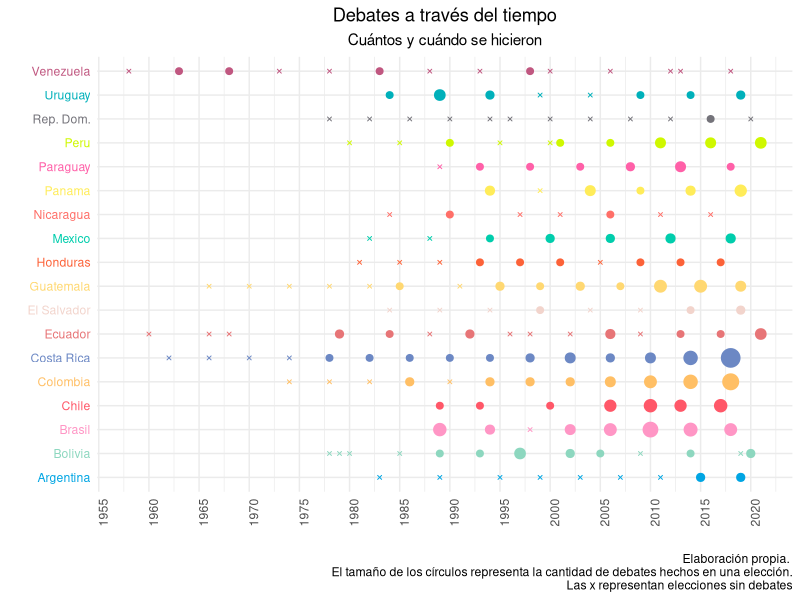
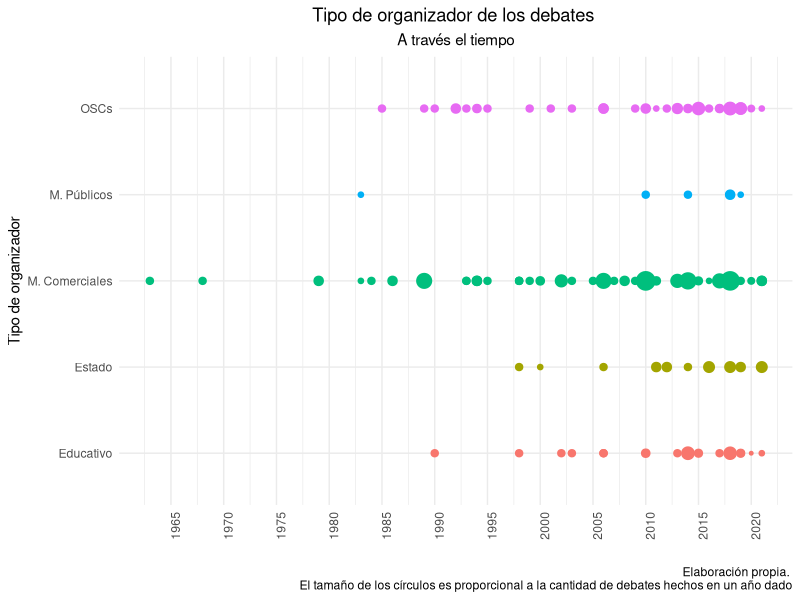
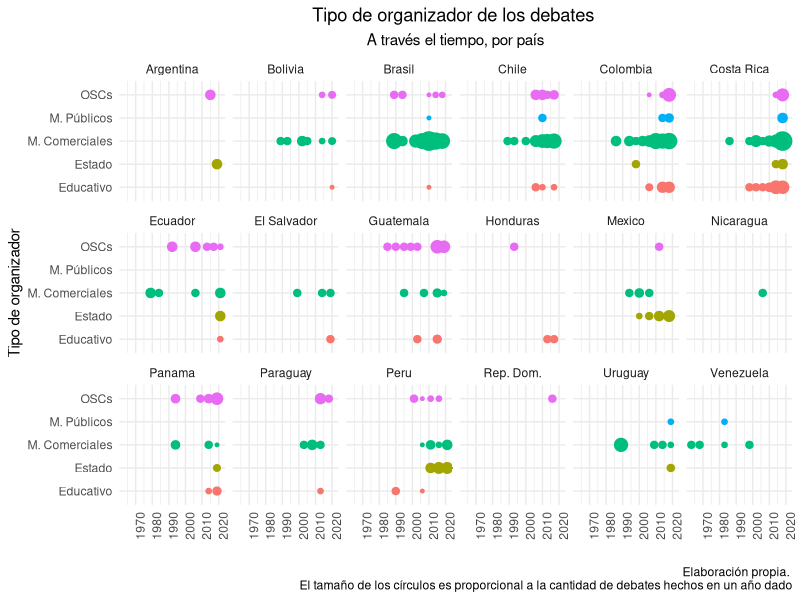
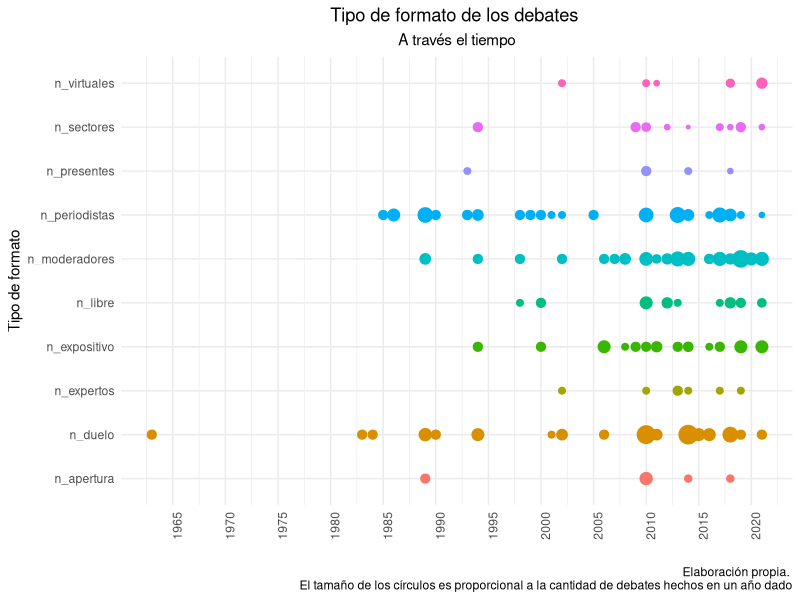
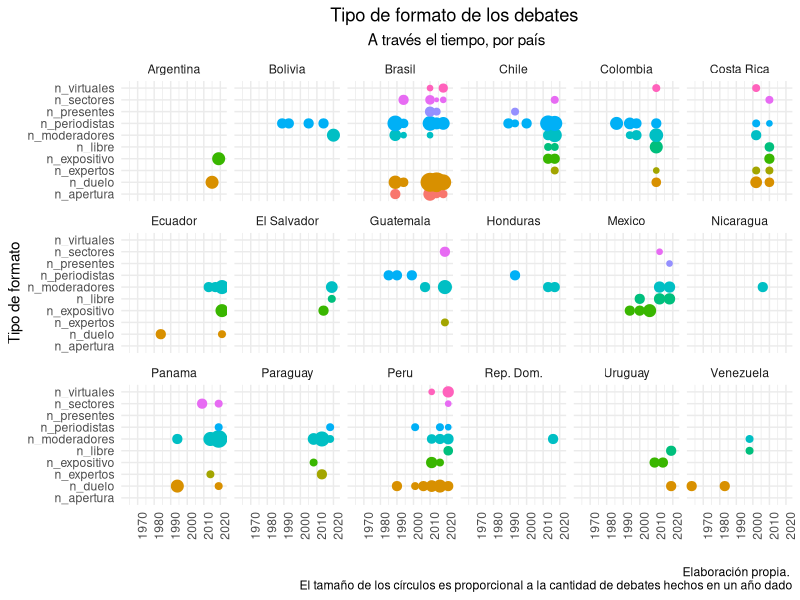
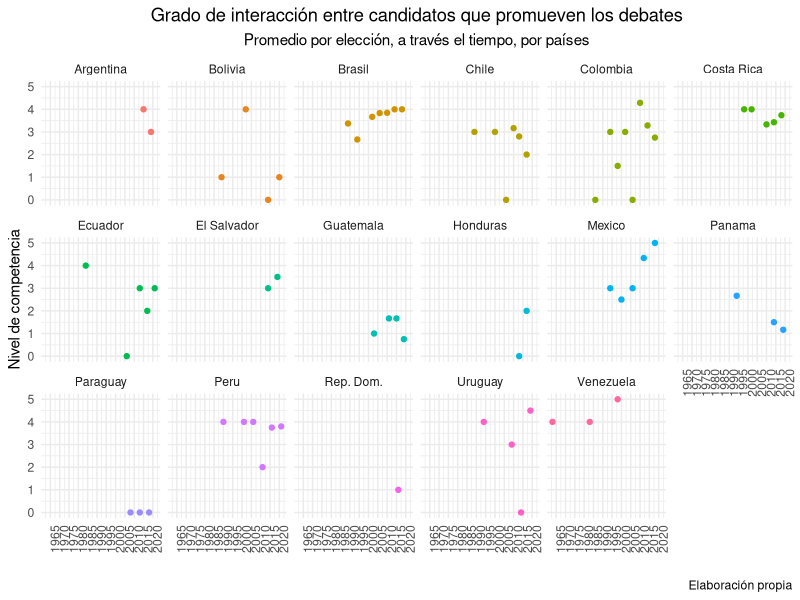
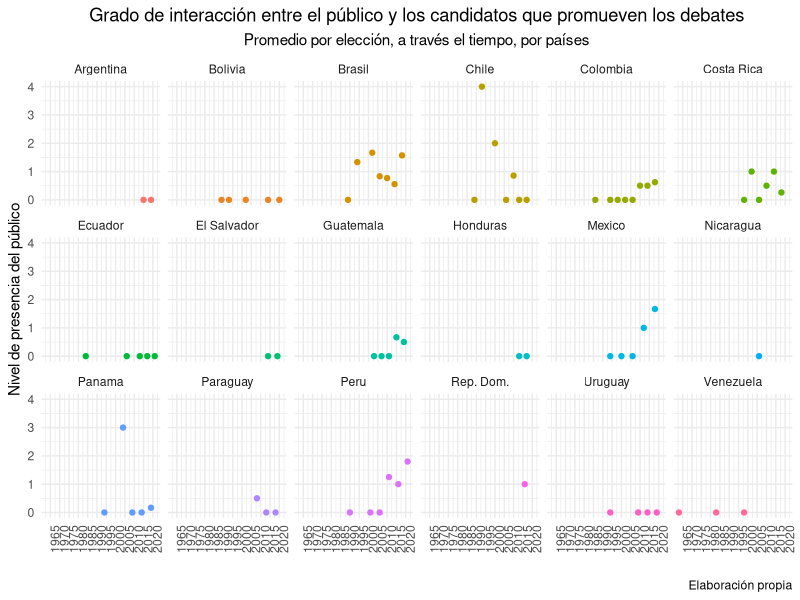
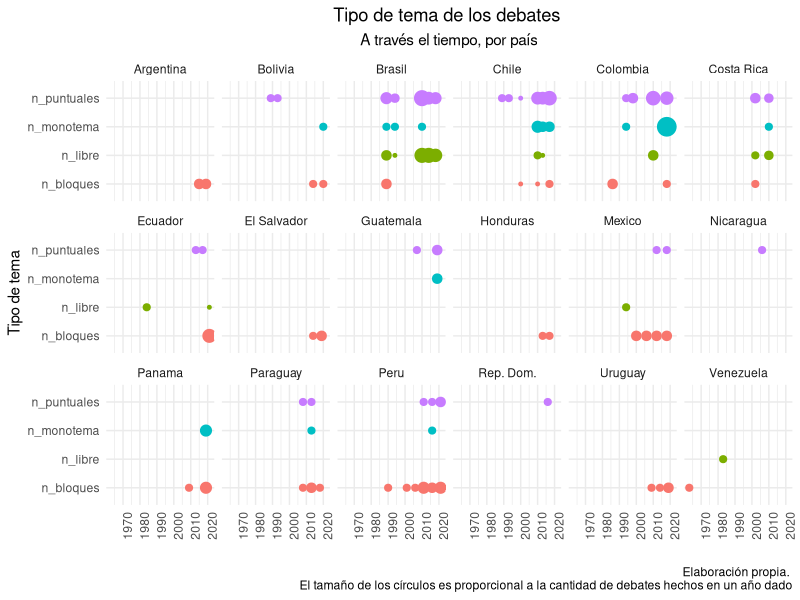

Source code (R) for these figures, in order:
## ---- chunk 1
require(knitr)
knitr::opts_chunk$set(echo = TRUE, message=FALSE, warning=FALSE, tidy.opts=list(width.cutoff=80), tidy=TRUE, fig.width=7, fig.height=4) 
## ---- chunk 2
# preparamos datos

# usaremos las siguientes librerías

library(tidyverse)
library(ggforce)

# traemos nuestras bases:

# base con datos por debate
base <- readxl::read_xlsx("base_finalv1.xlsx") 
# base auxiliar: años que hubo elecciones por país
elecciones <-  readxl::read_xlsx("base_elecciones.xlsx") 



## ---- chunk 3
# preparamos datos

debates_año_pais <- base %>% 
  group_by(ncat_eleccion, cat_pais) %>% 
  summarise(n_debates_año_pais = n())

base_años <- elecciones %>% 
  left_join(debates_año_pais) %>% 
  mutate( debates_dico = !is.na(n_debates_año_pais))

base_años$n_debates_año_pais <- base_años$n_debates_año_pais %>% replace_na(0)

## ---- chunk 4
# graficamos  
cols_18 <- c("#00A5E3","#8DD7BF","#FF96C5","#FF5768", "#FFBF65",
             "#6C88C4","#E77577", "#F2D4CC", "#FFD872", "#FC6238",
             "#00CDAC","#FF6F68", "#FFEC59","#FF60A8","#CFF800",
             "#74737A", "#00B0BA", "#C05780")

plot_point_anual <- ggplot(base_años %>% 
                             mutate(cat_pais = str_replace(cat_pais,"Republica Dominicana", "Rep. Dom.")), 
                           aes(ncat_eleccion, cat_pais , size= n_debates_año_pais, colour = cat_pais, shape = debates_dico))  +
  scale_shape_manual(values=c("FALSE" = 4, "TRUE" = 19)) +
  geom_point() + 
  scale_colour_manual(values = cols_18 ) +
  theme_minimal() +
  theme(legend.position = "none",
        plot.title = element_text(hjust = 0.5),
        plot.subtitle = element_text(hjust = 0.5),
        axis.text.x = element_text(angle = 90),
        axis.text.y = element_text(colour= cols_18 )) +
  scale_x_continuous(breaks = seq(1955,2021,5)) +
  labs(x = "", y = "",
       title = "Debates a través del tiempo",
       subtitle = "Cuántos y cuándo se hicieron",
       caption = "Elaboración propia. 
       El tamaño de los círculos representa la cantidad de debates hechos en una elección.
       Las x representan elecciones sin debates")

plot_point_anual
## ---- chunk 5
# Preparamos los datos

# calculamos, como dijimos, el aporte de cada tipo de organizador a un debate
tipos_organizadores <- base %>% 
  mutate(
    pr_mmc = as.logical(dico_org_mmc)/n_catorganizador  ,
    pr_mmp = as.logical(dico_org_mmp)/n_catorganizador  ,
    pr_estado =  as.logical(dico_org_estado)/n_catorganizador  ,
    pr_educ =  as.logical(dico_org_educ)/n_catorganizador ,
    pr_osc =  as.logical(dico_org_osc)/n_catorganizador  )

# cálculo sumarizado por país y elección
tipos_organizadores_año_pais <- tipos_organizadores %>% 
  group_by(ncat_eleccion, cat_pais) %>% 
  summarise(n_mmc = sum(pr_mmc) ,
            n_mmp = sum(pr_mmp) ,
            n_estado = sum(pr_estado) ,
            n_educ = sum(pr_educ) ,
            n_osc = sum(pr_osc) ,
            tot_debates_año_pais = n()) 

# pasamos data a long
tipos_organizadores_año_pais <-  tipos_organizadores_año_pais %>% 
  dplyr::rename(cat_eleccion = ncat_eleccion) %>% 
  pivot_longer(cols = starts_with("n"),
               names_to = "tipo_org",
               values_to = "org_peso")  
## ---- chunk 6
# graficamos

# para comparar dos etapas
tipos_organizadores_ev_anual <- tipos_organizadores_año_pais %>% 
  subset( org_peso > 0 ) %>% 
  ggplot(aes(cat_eleccion, tipo_org, colour = tipo_org, size= org_peso))  +
  geom_point() +
  theme_minimal() +
  theme(legend.position = "none",
        plot.title = element_text(hjust = 0.5),
        plot.subtitle = element_text(hjust = 0.5),
        axis.text.x = element_text(angle = 90)) +
  scale_x_continuous(breaks = seq(1955,2021,5)) +
  scale_y_discrete(labels = c("Educativo","Estado", "M. Comerciales", "M. Públicos","OSCs" )) +
  labs(x = "",
       y = "Tipo de organizador",
       title = "Tipo de organizador de los debates ",
       subtitle = "A través el tiempo",
       caption = "Elaboración propia. 
       El tamaño de los círculos es proporcional a la cantidad de debates hechos en un año dado")  

tipos_organizadores_ev_anual

## ---- chunk 7
# graficamos

# Para comparar entre paises
tipos_organizadores_ev_anual_pais <- tipos_organizadores_año_pais %>% 
  mutate(cat_pais = str_replace(cat_pais,"Republica Dominicana", "Rep. Dom.")) %>% 
  subset( org_peso > 0 ) %>% 
  ggplot(aes(cat_eleccion, tipo_org, colour = tipo_org, size= org_peso))  +
  geom_point() +
  facet_wrap( ~ cat_pais, ncol = 6) +
  theme_minimal() +
  theme(legend.position = "none",
        plot.title = element_text(hjust = 0.5),
        plot.subtitle = element_text(hjust = 0.5),
        axis.text.x = element_text(angle = 90)) +
  scale_x_continuous(breaks = seq(1950,2021,10)) +
  scale_y_discrete(labels = c("Educativo","Estado", "M. Comerciales", "M. Públicos","OSCs" )) +
  labs(x = "",
       y = "Tipo de organizador",
       title = "Tipo de organizador de los debates ",
       subtitle = "A través el tiempo, por país",
       caption = "Elaboración propia. 
       El tamaño de los círculos es proporcional a la cantidad de debates hechos en un año dado")

tipos_organizadores_ev_anual_pais 

## ---- chunk 8

# primero preparamos los datos 

# calculamos, como dijimos, el aporte de cada tipo de organizador a un debate

tipos_formatos <- base %>% # primero algunas transformaciones de los datos
  # no nos salió hacerlo automáticamente, procedemos por categoría
  # mutate_at(vars(contains('dico_foramto')), as.logical)
  mutate( dico_formato_apertura = as.logical(dico_formato_apertura),
          dico_formato_duelo = as.logical(dico_formato_duelo),
          dico_formato_expertos = as.logical(dico_formato_expertos),
          dico_formato_libre = as.logical(dico_formato_libre),
          dico_formato_moderadores = as.logical(dico_formato_moderadores),
          dico_formato_periodistas = as.logical(dico_formato_periodistas),
          dico_formato_presentes = as.logical(dico_formato_presentes),
          dico_formato_sectores = as.logical(dico_formato_sectores),
          dico_formato_virtuales = as.logical(dico_formato_virtuales),
          dico_formato_expositivo = str_detect(cat_formato, "expositivo"), # ups me había faltado contabilizar
          n_catformatos = dico_formato_apertura +
            dico_formato_duelo +
            dico_formato_expertos +
            dico_formato_libre +
            dico_formato_moderadores + 
            dico_formato_periodistas + 
            dico_formato_presentes +
            dico_formato_sectores + 
            dico_formato_virtuales +
            dico_formato_expositivo)  %>% 
  mutate(  # ahora sí calculamos proporciones
    pr_apertura = dico_formato_apertura/n_catformatos,
    pr_duelo = dico_formato_duelo/n_catformatos,
    pr_expertos =   dico_formato_expertos/n_catformatos,
    pr_libre =   dico_formato_libre/n_catformatos,
    pr_moderadores =   dico_formato_moderadores/n_catformatos,
    pr_periodistas =   dico_formato_periodistas/n_catformatos, 
    pr_presentes =   dico_formato_presentes/n_catformatos,
    pr_sectores =   dico_formato_sectores/n_catformatos, 
    pr_virtuales =   dico_formato_virtuales/n_catformatos,
    pr_expositivo =   dico_formato_expositivo/n_catformatos )
# nota/ pendiente: ver manera de hacer esto más automático

# cálculo sumarizado por país y elección
tipos_formatos_año_pais <- tipos_formatos %>% 
  group_by(ncat_eleccion, cat_pais) %>% 
  summarise(n_apertura = sum(pr_apertura),
            n_duelo = sum(pr_duelo),
            n_expertos = sum(pr_expertos),
            n_libre = sum(pr_libre),
            n_moderadores = sum(pr_moderadores),
            n_periodistas = sum(pr_periodistas), 
            n_presentes = sum(pr_presentes),
            n_sectores = sum(pr_sectores),
            n_virtuales = sum(pr_virtuales),
            n_expositivo = sum(pr_expositivo),
            tot_debates_año_pais = n())

# pasamos data a long
tipos_formatos_año_pais <-  tipos_formatos_año_pais %>% 
  dplyr::rename(cat_eleccion = ncat_eleccion) %>% 
  pivot_longer(cols = starts_with("n"),
               names_to = "tipo_formato",
               values_to = "formato_peso")
## ---- chunk 9
# Gráfico para comparar etapas

tipos_formatos_ev_anual <- tipos_formatos_año_pais %>% 
  subset( formato_peso > 0 ) %>% 
  ggplot(aes(cat_eleccion, tipo_formato, colour = tipo_formato, size= formato_peso))  +
  geom_point() +
  theme_minimal() +
  theme(legend.position = "none",
        plot.title = element_text(hjust = 0.5),
        plot.subtitle = element_text(hjust = 0.5),
        axis.text.x = element_text(angle = 90)) +
  scale_x_continuous(breaks = seq(1955,2021,5)) +
  #scale_y_discrete(labels = c("Educativo","Estado", "M. Comerciales", "M. Públicos","OSCs" )) +
  labs(x = "",
       y = "Tipo de formato",
       title = "Tipo de formato de los debates ",
       subtitle = "A través el tiempo",
       caption = "Elaboración propia. 
       El tamaño de los círculos es proporcional a la cantidad de debates hechos en un año dado") 

tipos_formatos_ev_anual

## ---- chunk 10
# gráfico

# para comparar entre paises
tipos_formatos_ev_anual_pais <- tipos_formatos_año_pais %>% 
  mutate(cat_pais = str_replace(cat_pais,"Republica Dominicana", "Rep. Dom.")) %>% 
  subset( formato_peso > 0 ) %>% 
  ggplot(aes(cat_eleccion, tipo_formato, colour = tipo_formato, size= formato_peso))  +
  geom_point() +
  facet_wrap( ~ cat_pais, ncol = 6) +
  theme_minimal() +
  theme(legend.position = "none",
        plot.title = element_text(hjust = 0.5),
        plot.subtitle = element_text(hjust = 0.5),
        axis.text.x = element_text(angle = 90)) +
  scale_x_continuous(breaks = seq(1950,2021,10)) +
  labs(x = "",
       y = "Tipo de formato",
       title = "Tipo de formato de los debates ",
       subtitle = "A través el tiempo, por país",
       caption = "Elaboración propia. 
       El tamaño de los círculos es proporcional a la cantidad de debates hechos en un año dado")

tipos_formatos_ev_anual_pais

## ---- chunk 11

# Evolución de grado de competencia entre candidatos a través del tiempo

competencia_candidatos <- base %>% 
  mutate(ncat_competencia = as.numeric(ncat_competencia)) %>% 
  select(ncat_eleccion, cat_pais, ncat_competencia)

competencia_candidatos_annualmean <- competencia_candidatos %>% 
  na.omit() %>% 
  group_by(ncat_eleccion, cat_pais) %>% 
  summarise(promedio_competencia = mean(ncat_competencia))


plot_competencia_candidatos <- competencia_candidatos_annualmean %>% 
  mutate(cat_pais = str_replace(cat_pais,"Republica Dominicana", "Rep. Dom.")) %>% 
  ggplot(aes(ncat_eleccion, promedio_competencia, colour = cat_pais)) +
  geom_point() +
  facet_wrap( ~ cat_pais, ncol = 6) +
  theme_minimal() +
  theme(legend.position = "none",
        plot.title = element_text(hjust = 0.5),
        plot.subtitle = element_text(hjust = 0.5),
        axis.text.x = element_text(angle = 90)) +
  scale_x_continuous(breaks = seq(1955,2021,5)) +
  #scale_y_discrete(labels = c("Educativo","Estado", "M. Comerciales", "M. Públicos","OSCs" )) +
  labs(x = "",
       y = "Nivel de competencia",
       title = "Grado de interacción entre candidatos que promueven los debates",
       subtitle = "Promedio por elección, a través el tiempo, por países",
       caption = "Elaboración propia")  

plot_competencia_candidatos 
## ---- chunk 12
# Evolución de grado de presencia del público a través del tiempo

presencia_publico <- base %>% 
  mutate(ncat_ppac = as.numeric(ncat_ppac)) %>% 
  select(ncat_eleccion, cat_pais, ncat_ppac)

presencia_publico_annualmean <- presencia_publico %>% 
  na.omit() %>% 
  group_by(ncat_eleccion, cat_pais) %>% 
  summarise(promedio_presencia = mean(ncat_ppac))


plot_presencia_publico <- presencia_publico_annualmean %>% 
  mutate(cat_pais = str_replace(cat_pais,"Republica Dominicana", "Rep. Dom.")) %>%
  ggplot(aes(ncat_eleccion, promedio_presencia, colour = cat_pais)) +
  geom_point() +
  facet_wrap( ~ cat_pais, ncol = 6) +
  theme_minimal() +
  theme(legend.position = "none",
        plot.title = element_text(hjust = 0.5),
        plot.subtitle = element_text(hjust = 0.5),
        axis.text.x = element_text(angle = 90)) +
  scale_x_continuous(breaks = seq(1955,2021,5)) +
  labs(x = "",
       y = "Nivel de presencia del público",
       title = "Grado de interacción entre el público y los candidatos que promueven los debates",
       subtitle = "Promedio por elección, a través el tiempo, por países",
       caption = "Elaboración propia") 

plot_presencia_publico 
## ---- chunk 13
# calculamos, como dijimos, el aporte de cada tipo de organizador a un debate

tipos_temas <- base %>% # primero algunas transformaciones de los datos
  # no nos salió hacerlo automáticamente, procedemos por categoría
  # mutate_at(vars(contains('dico_foramto')), as.logical)
  mutate( dico_temas_puntuales = as.logical(dico_temas_puntuales),
          dico_temas_bloques = as.logical(dico_temas_bloques),
          dico_temas_libre = as.logical(dico_temas_libre),
          dico_temas_monotema = as.logical(dico_temas_monotema),
          n_cattemas =  
          dico_temas_puntuales +
          dico_temas_bloques +
          dico_temas_libre +
          dico_temas_monotema)  %>% 
  mutate(  # ahora sí calculamos proporciones
    pr_puntuales = dico_temas_puntuales/n_cattemas,
      pr_bloques = dico_temas_bloques/n_cattemas,
      pr_libre = dico_temas_libre/n_cattemas,
      pr_monotema = dico_temas_monotema/n_cattemas
     )
# nota/ pendiente: ver manera de hacer esto más automático

# cálculo sumarizado por país y elección
tipos_temas_año_pais <- tipos_temas %>% 
  group_by(ncat_eleccion, cat_pais) %>% 
  summarise(n_puntuales = sum(pr_puntuales),
            n_bloques = sum(pr_bloques),
            n_libre = sum(pr_libre),
            n_monotema = sum(pr_monotema),
            tot_debates_año_pais = n())

# pasamos data a long
tipos_temas_año_pais <-  tipos_temas_año_pais %>% 
  dplyr::rename(cat_eleccion = ncat_eleccion) %>% 
  pivot_longer(cols = starts_with("n"),
               names_to = "tipo_tema",
               values_to = "tema_peso")

## ---- chunk 14
# graficamos, ídem antes

# para comparar entre paises
tipos_temas_ev_anual_pais <- tipos_temas_año_pais %>% 
  mutate(cat_pais = str_replace(cat_pais,"Republica Dominicana", "Rep. Dom.")) %>% 
  subset( tema_peso > 0 ) %>% 
  ggplot(aes(cat_eleccion, tipo_tema, colour = tipo_tema, size= tema_peso))  +
  geom_point() +
  facet_wrap( ~ cat_pais, ncol = 6) +
  theme_minimal() +
  theme(legend.position = "none",
        plot.title = element_text(hjust = 0.5),
        plot.subtitle = element_text(hjust = 0.5),
        axis.text.x = element_text(angle = 90)) +
  scale_x_continuous(breaks = seq(1950,2021,10)) +
  #scale_y_discrete(labels = c("Educativo","Estado", "M. Comerciales", "M. Públicos","OSCs" )) +
  labs(x = "",
       y = "Tipo de tema",
       title = "Tipo de tema de los debates ",
       subtitle = "A través el tiempo, por país",
       caption = "Elaboración propia. 
       El tamaño de los círculos es proporcional a la cantidad de debates hechos en un año dado")

tipos_temas_ev_anual_pais

## ---- chunk 15
# preparamos datos 

# cargamos data pre-preparada en base aparte, que tiene los mismos años que base_elecciones
# y las mismas variables sobre normativa que en la base_final están computados por debate
data_normativa <- readxl::read_xlsx("base_normativa.xlsx")

# agregamos conteo de cantidad de debates hechos en un año dado
data_normativa <- data_normativa %>% 
  left_join( base %>%  
               group_by(ncat_eleccion, cat_pais) %>% 
               summarise(cantidad_debates_realizados = n()) ) %>% 
  mutate( cantidad_debates_realizados = cantidad_debates_realizados %>% replace_na(0))

## ---- chunk 16
# para comparar entre paises

tipos_norma_ev_anual_pais <- data_normativa %>% 
  mutate(cat_pais = str_replace(cat_pais,"Republica Dominicana", "Rep. Dom.")) %>% 
  ggplot()  +
  geom_point(aes(ncat_eleccion, cat_regcandidatos, colour = cat_regestado)) +
  geom_point(aes(ncat_eleccion, cat_regcandidatos, colour = cat_regestado, size = cantidad_debates_realizados), show.legend = F) +
    facet_wrap( ~ cat_pais, ncol = 6) +
  theme_minimal() +
  theme(#legend.position = "none",
        plot.title = element_text(hjust = 0.5),
        plot.subtitle = element_text(hjust = 0.5),
        axis.text.x = element_text(angle = 90)) +
  scale_x_continuous(breaks = seq(1950,2021,10)) +
  labs(x = "",
       y = "Espíritu de la norma",
       title = "Regulación de los debates",
       subtitle = "A través el tiempo, por país, desde el punto de vista de los candidatos",
       caption = "Elaboración propia. 
       El tamaño de los círculos es proporcional a la cantidad de debates hechos en un año dado
       De todos modos, se muestran también los años sin debates (el círculo es más pequeño)")

tipos_norma_ev_anual_pais 

## ---- chunk 17

# preparación de datos

organizadores_temas <- tipos_organizadores %>% 
  select( ncat_eleccion, cat_pais, t_fecha, str_organizador, 
          pr_mmc, pr_educ, pr_mmp, pr_estado, pr_osc) %>% 
  pivot_longer(cols = starts_with("pr_"),
               names_to = "tipo_org",
               values_to = "org_peso") %>% 
  left_join( tipos_temas %>%  
               select( ncat_eleccion, cat_pais, t_fecha, str_organizador, 
                       pr_puntuales, pr_bloques, pr_monotema, pr_libre) ) %>% 
  subset(org_peso!=0) %>% 
  pivot_longer(cols = starts_with("pr_"),
               names_to = "tipo_tema",
               values_to = "tema_peso") %>% 
  subset(tema_peso!=0)

# gráfico count

organizadores_temas_plot <- organizadores_temas %>% 
  ggplot() +
  geom_count(aes(cat_pais, tipo_tema, colour = cat_pais)) +
  facet_wrap( ~ tipo_org, ncol= 5) +
  theme_minimal() +
  theme(legend.position = "none",
        plot.title = element_text(hjust = 0.5),
        plot.subtitle = element_text(hjust = 0.5),
        axis.text.x = element_text(angle = 90)) +
  labs(x = "País",
       y = "Tipo de organización temática",
       title = "Estructuración temática preferida por tipo de organizador",
       subtitle = "y por país",
       caption = "Elaboración propia. 
       El tamaño de los círculos es proporcional a la cantidad de debates hechos en un año dado")

organizadores_temas_plot
## ---- chunk 18

# preparamos datos 
organizadores_temas_formatos <- tipos_organizadores %>% 
  select( ncat_eleccion, cat_pais, t_fecha, str_organizador, 
          pr_mmc, pr_educ, pr_mmp, pr_estado, pr_osc) %>% 
  pivot_longer(cols = starts_with("pr_"),
               names_to = "tipo_org",
               values_to = "org_peso") %>% 
  left_join( tipos_temas %>%  
               select( ncat_eleccion, cat_pais, t_fecha, str_organizador, 
                       pr_puntuales, pr_bloques, pr_monotema, pr_libre) ) %>% 
  subset(org_peso!=0) %>% 
  pivot_longer(cols = starts_with("pr_"),
               names_to = "tipo_tema",
               values_to = "tema_peso") %>% 
  subset(tema_peso!=0) %>% 
  left_join( tipos_formatos %>%  
               select( ncat_eleccion, cat_pais, t_fecha, str_organizador, 
                       pr_apertura, pr_moderadores, pr_periodistas, 
                       pr_expertos, pr_sectores, pr_virtuales, pr_presentes,
                       pr_duelo, pr_libre, pr_expositivo) ) %>% 
  subset(org_peso!=0) %>% 
  pivot_longer(cols = starts_with("pr_"),
               names_to = "tipo_formato",
               values_to = "formato_peso") %>% 
  subset(formato_peso!=0)

# preparamos el set para graficar tres variables
organizadores_temas_formatos_subset3 <- organizadores_temas_formatos  %>% 
  select(tipo_org, tipo_formato, tipo_tema) %>%
  dplyr::count(tipo_org, tipo_formato, tipo_tema) %>% 
  gather_set_data(1:3)  

# graficamos
organizadores_formatos_parallel3 <- ggplot(organizadores_temas_formatos_subset3,
                                           aes(x, id = id, split = y, value = n)) + 
  geom_parallel_sets(aes(fill = tipo_org), alpha = 0.7, axis.width = 0.1, show.legend = FALSE) +
  theme_minimal() +
  geom_parallel_sets_axes(axis.width = 0.1, color = "lightgray", fill = "white") +
  geom_parallel_sets_labels(colour = 'black', angle= 0) +
  theme_no_axes() +
  theme(panel.background = element_rect(fill = "white", colour = "white"))

organizadores_formatos_parallel3 

## ---- chunk 19
# cómo se comportan las osc? ######

oscs <- organizadores_temas_formatos %>%  
  subset(tipo_org == "pr_osc")

plot_ocs <- oscs %>% 
  ggplot(aes(tipo_tema, tipo_formato)) +
  geom_count(aes(colour=cat_pais)) +
  facet_wrap( ~ cat_pais, ncol=5) +
  theme_minimal() +
  theme(legend.position = "none",
        plot.title = element_text(hjust = 0.5),
        plot.subtitle = element_text(hjust = 0.5),
        axis.text.x = element_text(angle = 90)) +
  labs(x = "Organización temática",
       y = "Formato",
       title = "Debates organizados por las Osc",
       subtitle = "por país, según clasificación temática y de tipos de interacción",
       caption = "Elaboración propia. 
       El tamaño de los círculos es proporcional a la cantidad de debates hechos en un año dado")

plot_ocs 

